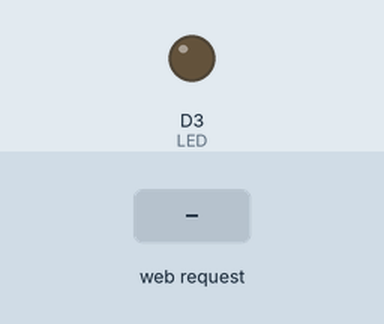
This sketch was run on a simulated ESP8266 (NodeMCU). Shown: output pins drawn as LEDs (lit = HIGH). The inputs (shaded band) are chosen by the test bench. WiFi joins after 1.5 s; servers stay silent unless stated; what the sketch prints to the serial monitor is not drawn.

Above: at 2.7 s.
2.8 s: HTTP request GET /LED=ON received
At 3.9 s:
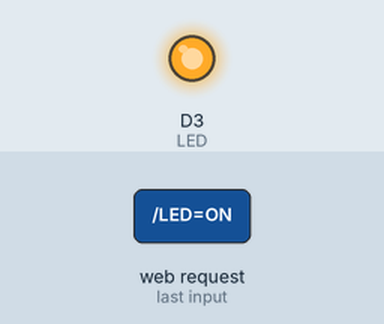
4.3 s: HTTP request GET /LED=OFF received
At 5.1 s:
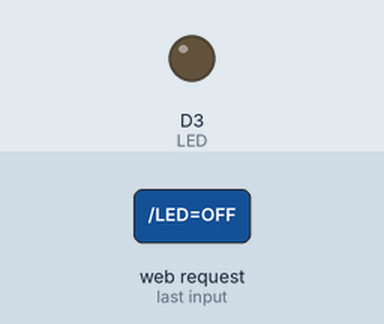
Timing chart, 0 to 7.3 s (numbered marks = the images above; inputs shaded):
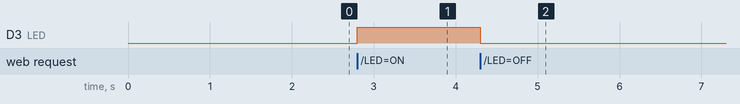

The sketch:

Code_Cp.ino
```cpp
#include <ESP8266WiFi.h>

const char* ssid = "TP-LINK_EA597A";
const char* password = "05175499";

const int LED = D3; // led connected to D0
WiFiServer server(80);

void setup()
{
  Serial.begin(115200);
  pinMode(LED, OUTPUT);
  digitalWrite(LED, LOW);

  Serial.print("Connecting to the Newtork");
  WiFi.begin(ssid, password);
  while (WiFi.status() != WL_CONNECTED)
  {
    delay(500);
    Serial.print(".");
  }
  Serial.println("WiFi connected");
  server.begin();  // Starts the Server
  Serial.println("Server started");

  Serial.print("IP Address of network: "); // Prints IP address on Serial Monitor
  Serial.println(WiFi.localIP());
  Serial.print("Copy and paste the following URL: https://");
  Serial.print(WiFi.localIP());
  Serial.println("/");
}

void loop()
{
  WiFiClient client = server.available();
  if (!client)
  {
    return;
  }
  Serial.println("Waiting for new client");
  while(!client.available())
  {
    delay(1);
  }

  String request = client.readStringUntil('\r');
  Serial.println(request);
  client.flush();

  int value = LOW;
  if(request.indexOf("/LED=ON") >= 0 )
  {
    digitalWrite(LED, HIGH); // Turn ON LED
    value = HIGH;
  }
  if(request.indexOf("/LED=OFF") >= 0)
  {
    digitalWrite(LED, LOW); // Turn OFF LED
    value = LOW;
  }

  for (int i = 0 ; i < 256 ; i ++)
  {
      char a[100],b[100];
      sprintf(a , "Value /9/%d/pwm", i);
      sprintf(b , "Value /10/%d/pwm", i);
      if( request.indexOf(a) >=0) {

        Serial.print("led Get ");
        Serial.println(i);
        analogWrite(LED , i);

        }
//      if( request.indexOf(b) >=0) {
//        Serial.print("coi Get ");
//        Serial.println(i);
//        analogWrite(output4 , i);
//
//
//        }
   }

/*------------------HTML Page Creation---------------------*/

  client.println("HTTP/1.1 200 OK"); // standalone web server with an ESP8266
  client.println("Content-Type: text/html");
  client.println("");
  client.println("<!DOCTYPE HTML>");
  client.println("<html>");
//  client.println("<body background=\"/home/namphc/Desktop/LDR/LEDControlwithWEB/iot.png\">");
//  client.print("<div style = 'margin: 35px auto; background-image:url(iot.png)'>");
  client.println("<body><h1>PHAM HUY NAM B15DCDT137</h1>");
  client.print("<h1>LED: ");

  if(value == HIGH)
  {
    client.println("<div <p><a href=\"/LED=ON\"\"><button style='cursor:pointer; width:100px,hight:200px; font-size:50px'>ON</button></a></p> </div>");
//    client.print("ON</h1>");
  }
  else
  {
    client.println("<div <p><a href=\"/LED=OFF\"\"><button style='cursor:pointer;width:100px,hight:200px; font-size:50px'>OFF</button></a></p></div>");
//    client.print("OFF</h1>");
  }
//  client.println("<br>");
//client.println("<a href=\"/LED=ON\"\"><button style='cursor:pointer; width:100px,hight:200px; font-size:50px'>ON</button></a>");
//  client.println("<a href=\"/LED=OFF\"\"><button style='cursor:pointer;width:100px,hight:200px; font-size:50px'>OFF</button></a>");
  client.println("<br>"); // Go to the next line.
//  client.println("<input type=\"range\" name=\"value\" min=\"0\" max=\"255\" value=\"128\" style=\"width:30%\" />");
  client.println("<div> <input type=\"range\" min=\"0\" max=\"255\" value=\"255\" class=\"led_slider\" id=\"led_Range\">");
  client.println("<p>LED9 Value: <span id=\"led\"></span></p></div>");

  client.println("<div> <input type=\"range\" min=\"0\" max=\"255\" value=\"255\" class=\"coi_slider\" id=\"coi_Range\">");
  client.println("<p>coi Value: <span id=\"coi\"></span></p></div>");

//  client.println("<input type=\"range\" min=\"0\" max=\"255\" value=\"255\" style=\"width:30%\"id=\"myRange\" />");
//  client.println("<p>Value: <span id=\"demo\"></span></p>");
  client.println("<script>var led_slider = document.getElementById(\"Led_Range\");");
  client.println("var led_output = document.getElementById(\"led\");");

  client.println("var coi_slider = document.getElementById(\"coi_Range\");");
  client.println("var coi_output = document.getElementById(\"coi\");");

  client.println("var xhr = new XMLHttpRequest();");
  client.println("led_output.innerHTML = led_slider.value;");
  client.println("coi_output.innerHTML = coi_slider.value;");

  client.println("led_slider.oninput = function() { led_output.innerHTML = this.value;");
  client.println("xhr.open('Value', \"9/\" + led_output.innerHTML+\"/pwm\", true);");
  client.println("xhr.send();}");
  client.println("coi_slider.oninput = function() { coi_output.innerHTML = this.value;");
  client.println("xhr.open('Value', \"10/\" + coi_output.innerHTML+\"/pwm\", true);");

  client.println("xhr.send();} </script>");
//  client.println("</div>");
  client.println("</body>");
  client.println("</html>");

  delay(1);
  client.stop();
  Serial.println("Client disonnected");
  Serial.println("");
}
```

Measured:
- after the input at 2.8 s, D3 (LED): LOW → HIGH at once
- after the input at 4.3 s, D3 (LED): HIGH → LOW at once
